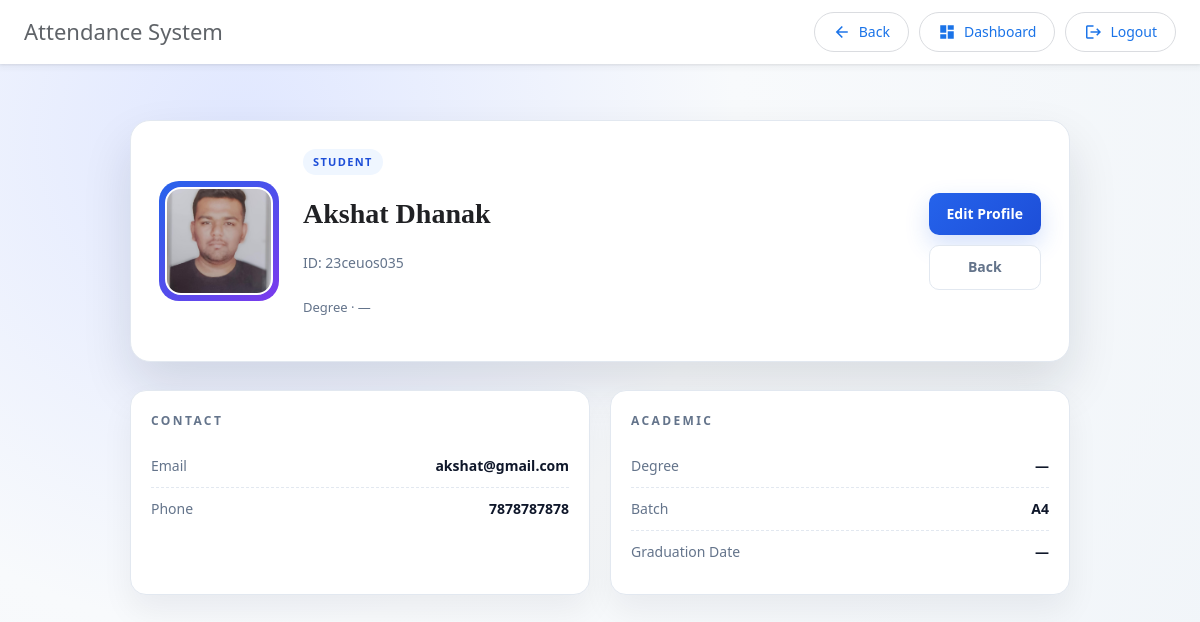
/student_app/profile/ (signed in), run on an earlier commit of the app's database.
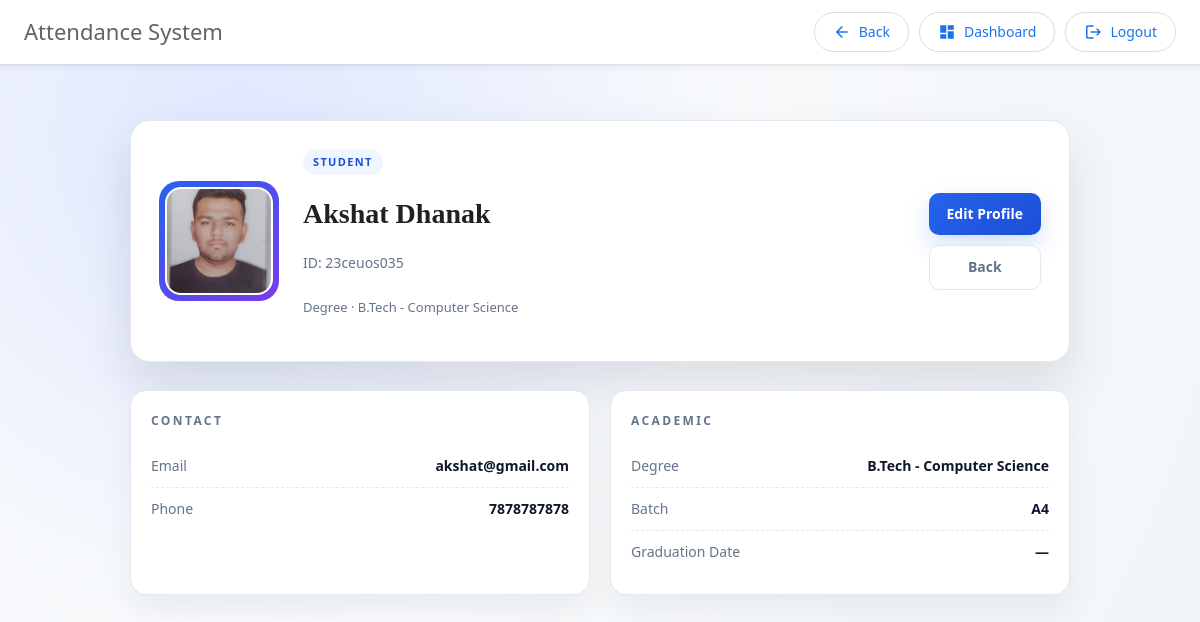
And on a later commit of the database.
### admin_app/models.py (models this page shows, shortened)
class Student(models.Model):
    STATUS_CHOICES = [
        ('active', 'Active'),
        ('graduated', 'Graduated'),
        ('suspended', 'Suspended'),
        ('dropped', 'Dropped'),
    ]
    BATCH_CHOICES = [
        ('A1', 'A1'),
        ('A2', 'A2'),
        ('A3', 'A3'),
        ('A4', 'A4'),
        ('B1', 'B1'),
        ('B2', 'B2'),
        ('B3', 'B3'),
        ('B4', 'B4'),
    ]
    user = models.OneToOneField(CustomUser, on_delete=models.CASCADE, related_name='student_profile')
    roll_number = models.CharField(max_length=20, unique=True)
    name = models.CharField(max_length=200)
    degree_program = models.ForeignKey(DegreeProgram, on_delete=models.PROTECT, related_name='enrolled_students', null=True, blank=True)
    semester = models.IntegerField(choices=[(i, f"Semester {i}") for i in range(1, 9)], default=1)
    division = models.CharField(max_length=5)  # A, B, C, etc.
    batch = models.CharField(max_length=10, choices=BATCH_CHOICES)
    graduation_date = models.DateField(blank=True, null=True)
    phone = models.CharField(max_length=15)
    blood_group = models.CharField(max_length=3, blank=True, null=True)
    date_of_birth = models.DateField(blank=True, null=True)
    address = models.TextField(blank=True, null=True)
    city = models.CharField(max_length=100, blank=True, null=True)
    state = models.CharField(max_length=100, blank=True, null=True)
    pincode = models.CharField(max_length=10, blank=True, null=True)
    father_name = models.CharField(max_length=100, blank=True, null=True)
    father_contact = models.CharField(max_length=15, blank=True, null=True)
    mother_name = models.CharField(max_length=100, blank=True, null=True)
    mother_contact = models.CharField(max_length=15, blank=True, null=True)
    image = models.ImageField(upload_to='student_photos/', default='default_student.jpg')
    face_encoding = models.TextField(blank=True, null=True)  # JSON encoded face descriptor
    status = models.CharField(max_length=20, choices=STATUS_CHOICES, default='active')
    created_at = models.DateTimeField(auto_now_add=True)
    updated_at = models.DateTimeField(auto_now=True)
    class Meta:
        ordering = ['degree_program', 'semester', 'roll_number']

class DegreeProgram(models.Model):
    name = models.CharField(max_length=200, unique=True)  # e.g., "B.Tech - Computer Engineering"
    code = models.CharField(max_length=10, unique=True)   # e.g., "CE"
    department = models.ForeignKey(Department, on_delete=models.PROTECT, related_name='degree_programs')
    duration_semesters = models.IntegerField(default=8)
    created_at = models.DateTimeField(auto_now_add=True)
    class Meta:
        ordering = ['department', 'name']

### registration/models.py (models this page shows)
class CustomUser(AbstractUser):
    ROLE_CHOICES = [
        ("student", "Student"),
        ("faculty", "Faculty"),
        ("admin", "Admin"),
    ]
    role = models.CharField(max_length=10, choices=ROLE_CHOICES, default="student")

### student_app/views.py (the view)
# urls.py: path("profile/", views.profile, name="profile"),
@student_required
def profile(request):
    student = Student.objects.get(user=request.user)
    return render(request, "profile.html", {"obj": student})

### project1/context_processors.py (called while the page is built)
def session_timeout(request):
    return {
        'SESSION_TIMEOUT_SECONDS': getattr(settings, 'SESSION_COOKIE_AGE', 1800),
    }

### student_app/views.py (called while the page is built)
def student_required(view_func):
    @wraps(view_func)
    def wrapper(request, *args, **kwargs):
        if not request.user.is_authenticated:
            return redirect("registration:login")  # Redirect unauthenticated users to login page
        if request.user.role == "student":
            return view_func(request, *args, **kwargs)
        logout(request)  # Log out unauthorized users
        return redirect("registration:login")  # Redirect unauthorized users
    return wrapper

### templates/profile.html (shortened to what this page needs)
{% extends "layout.html" %}
{% block container %}
<div class="profile-page">
    <div class="profile-hero">
        <div class="hero-card">
            <div class="avatar-wrap">
                <img src="{{ obj.image.url }}" alt="avatar" class="avatar" width="120" height="120">
            </div>
            <div class="hero-text">
                <p class="role-pill">{{ obj.user.role|title }}</p>
                <h1 class="title">{{ obj.name }}</h1>
                <p class="subtitle">ID: {{ obj.user.username }}</p>
                {% if obj.user.role == "faculty" %}
                    <p class="meta">Department · {{ obj.department|default:"—" }}</p>
                {% else %}
                    <p class="meta">Degree · {% if obj.degree_program %}{{ obj.degree_program.name }}{% else %}—{% endif %}</p>
                {% endif %}
            </div>
            <div class="hero-actions">
                {% if obj.user.role == "faculty" %}
                    <a href="{% url 'faculty_app:edit_profile' %}" class="btn-primary">Edit Profile</a>
                    <a href="{% url 'faculty_app:faculty_dashboard' %}" class="btn-secondary">Back</a>
                {% else %}
                    <a href="{% url 'student_app:edit_profile' %}" class="btn-primary">Edit Profile</a>
                    <a href="{% url 'student_app:student_dashboard' %}" class="btn-secondary">Back</a>
                {% endif %}
            </div>
        </div>
    </div>
    <div class="profile-grid">
        <div class="info-card">
            <div class="info-header">Contact</div>
            <div class="info-row">
                <span class="label">Email</span>
                <span class="value">{{ obj.user.email }}</span>
            </div>
            {% if obj.user.role == "faculty" %}
            <div class="info-row">
                <span class="label">Phone</span>
                <span class="value">{{ obj.phone|default:"—" }}</span>
            </div>
            {% else %}
            <div class="info-row">
                <span class="label">Phone</span>
                <span class="value">{{ obj.phone|default:"—" }}</span>
            </div>
            {% endif %}
        </div>
        <div class="info-card">
            <div class="info-header">Academic</div>
            {% if obj.user.role == "faculty" %}
            <div class="info-row">
                <span class="label">Department</span>
                <span class="value">{{ obj.department|default:"—" }}</span>
            </div>
            <div class="info-row">
                <span class="label">Salary</span>
                <span class="value">{{ obj.salary }} ₹</span>
            </div>
            {% else %}
            <div class="info-row">
                <span class="label">Degree</span>
                <span class="value">{% if obj.degree_program %}{{ obj.degree_program.name }}{% else %}—{% endif %}</span>
            </div>
            <div class="info-row">
                <span class="label">Batch</span>
                <span class="value">{{ obj.batch|default:"—" }}</span>
            </div>
            <div class="info-row">
                <span class="label">Graduation Date</span>
                <span class="value">{% if obj.graduation_date %}{{ obj.graduation_date|date:"Y-m-d" }}{% else %}—{% endif %}</span>
            </div>
            {% endif %}
        </div>
    </div>
</div>
{% endblock %}

What changed in the data, as far as the page shows it:
changed Student "Akshat Dhanak": degree_program.name (not shown) → "B.Tech - Computer Science"
